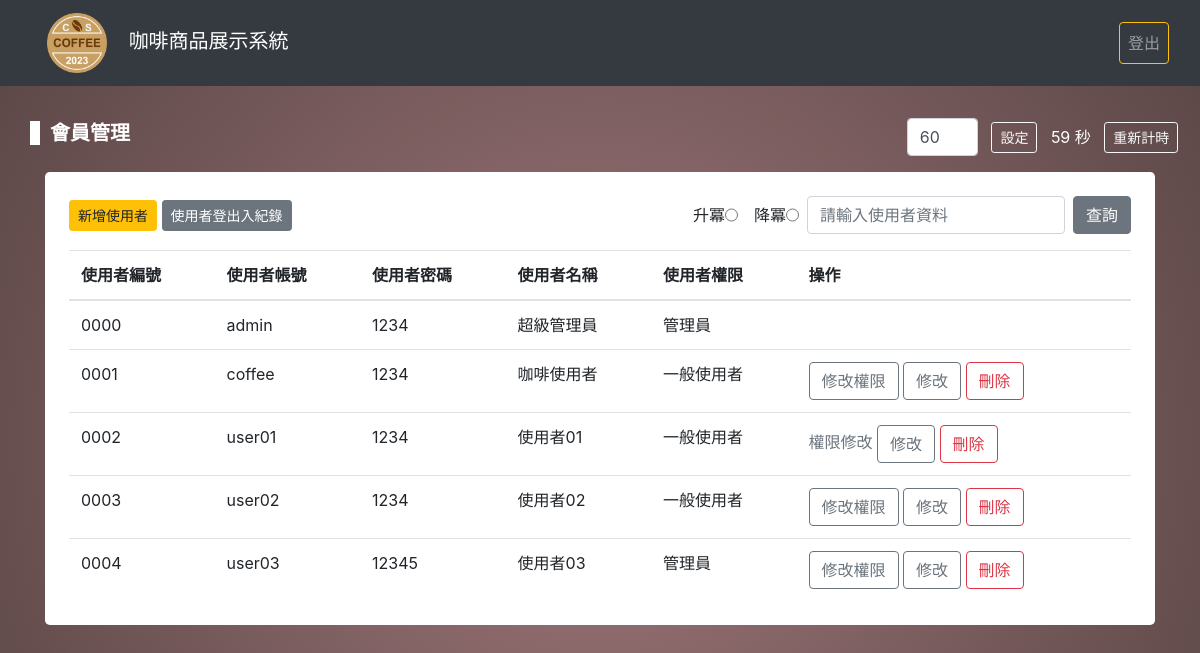
The page /member_list.php (signed in) on the database as committed earlier.
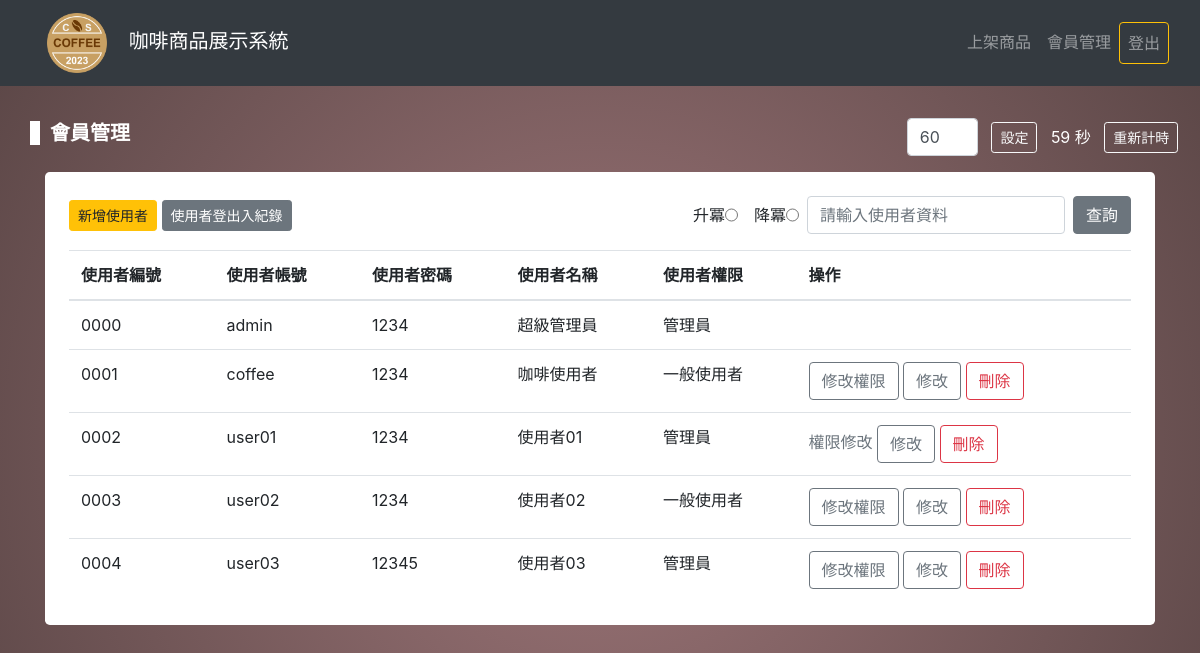
The same page on the database as committed later.
### tables this page shows
CREATE TABLE `users` (
  `id` int(11) NOT NULL,
  `user_id` varchar(100) NOT NULL,
  `user` varchar(100) NOT NULL,
  `pw` varchar(100) NOT NULL,
  `user_name` varchar(100) NOT NULL,
  `role` int(11) NOT NULL DEFAULT 1
);

### member_list.php (the view, shortened to what this page needs)
<?php
  require_once("pdo.php");
  extract($_POST);
  $sql = "SELECT * FROM users";
  $stmt = $pdo->prepare($sql);
  $stmt->execute();
  $result = $stmt->fetchAll(PDO::FETCH_ASSOC);
?>
<!DOCTYPE html>
<html lang="en">
<head>
  <link rel="stylesheet" href="./css/bootstrap.css">
  <link rel="stylesheet" href="./css/style.css">
</head>
<body>
  <nav class="navbar navbar-expand-lg navbar-dark bg-dark fixed-top">
    <div class="container-fluid">
      <a href="index.php" class="navbar-brand">
        <img src="./images/logo.png" class="mx-3 logo" alt="">
        <span>咖啡商品展示系統</span>
      </a>
      <div class="collapse navbar-collapse" id="navbar">
        <ul class="navbar-nav ml-auto my-2" style="max-height: 100px">
          <li class="nav-item">
            <?php echo $_SESSION["AUTH"]["role"] == 0 ? '<a class="nav-link" href="create_product.php">上架商品</a>':'';?>
          </li>
          <li class="nav-item">
            <?php echo $_SESSION["AUTH"]["role"] == 0 ? '<a class="nav-link" href="member_list.php">會員管理</a>':''; ?>
          </li>
          <li class="nav-item">
            <?php echo isset($_SESSION["AUTH"]) ? '<a class="nav-link btn btn-outline-warning" href="logout.php">登出</a>' : ''; ?>
          </li>
        </ul>
      </div>
    </div>
  </nav>
  <div class="container" style="margin-top: 86px;">
    <div class="pt-3 pb-5">
      <div class="row justify-content-between align-items-center">
        <h5 class="text-center text-white border-start font-weight-bolder">會員管理</h5>
        <div class="row justify-content-around align-items-center text-white py-3 w-25">
          <input type="number" value="60" id="timeInput" class="form-control w-25">
          <button id="setTimeBtn" class="btn btn-sm btn-outline-light">設定</button>
          <span id="countdown">60秒</span>
          <button id="resetTimeBtn" class="btn btn-sm btn-outline-light">重新計時</button>
        </div>
      </div>
      <div class="p-4 bg-white rounded-lg show-lg">
        <div class="row justify-content align-items-center mb-3">
          <div class="col-6">
            <button class="btn btn-sm btn-warning" data-toggle="modal" data-target="#adduser">新增使用者</button>
            <button class="btn btn-sm btn-secondary" data-toggle="modal" data-target="#log">使用者登出入紀錄</button>
          </div>
          <div class="col-6">
            <form id="search-member" class="d-flex justify-content-end align-items-center">
              <div class="d-flex px-2">
                <label for="up-order">升冪</label>
                <input type="radio" name="use" id="up-order" value="up">
              </div>
              <div class="d-flex px-2">
                <label for="down-order">降冪</label>
                <input type="radio" name="use" id="down-order" value="down">
              </div>
              <input type="search" name="search" id="search-input" placeholder="請輸入使用者資料"
                class="form-control w-50 mr-2">
              <button type="submit" class="btn btn-secondary">查詢</button>
            </form>
          </div>
        </div>
        <table class="table table-hover">
          <tr>
            <th>使用者編號</th>
            <th>使用者帳號</th>
            <th>使用者密碼</th>
            <th>使用者名稱</th>
            <th>使用者權限</th>
            <th>操作</th>
          </tr>
          <?php foreach($result as $row) {?>
          <tr class="show-all">
            <td><?=$row["user_id"];?></td>
            <td><?=$row["user"];?></td>
            <td><?=$row["pw"];?></td>
            <td><?=$row["user_name"];?></td>
            <td><?php
                switch($row["role"]){case 0: echo "管理員"; break; case 1: echo "一般使用者"; break;}?>
            </td>
            <td>
              <?php if ($row["id"] == 1) { ?>
              <?php } elseif ($row["id"] == $_SESSION["AUTH"]["id"]) { ?>
              <span class="text-secondary">權限修改</span>
              <?php } else { ?>
              <a href="switch_role.php?role=<?=$row["role"];?>&id=<?=$row["id"];?>"
                class="btn btn-outline-secondary">修改權限</a>
              <?php } ;?>
              <?php if ($row["id"] == 1) { ?>
              <?php } else { ?>
              <button class="btn btn-outline-secondary getmember" data-id="<?=$row['id'];?>" data-toggle="modal"
                data-target="#edit">修改</button>
              <a href="delete_member.php?id=<?=$row["id"];?>" class="btn btn-outline-danger"
                onclick="return confirm('確定要刪除?')">刪除</a>
              <?php } ;?>
            </td>
          </tr>
          <?php } ;?>
        </table>
      </div>
    </div>
  </div>
</body>
</html>

### css/style.css (style rules this page uses)
* { padding: 0; margin: 0; box-sizing: border-box; }
body { background: #9e7676; background: radial-gradient(circle, #9e7679 0%, #594545 100%); height: 100vh; }
img { object-fit: cover; }
label { margin-bottom: 0; }
table { border-collapse: collapse; }
.table { background-color: #fff; margin-bottom: 0; }
.logo { max-width: 60px; }
.border-start { border-left: 10px solid #fff; padding-left: 10px; }

Rows that differ between the two databases and show on the page:
changed users "user01": role "一般使用者" → "管理員"
Other text that changed with them:
text now shown: "上架商品 會員管理"
